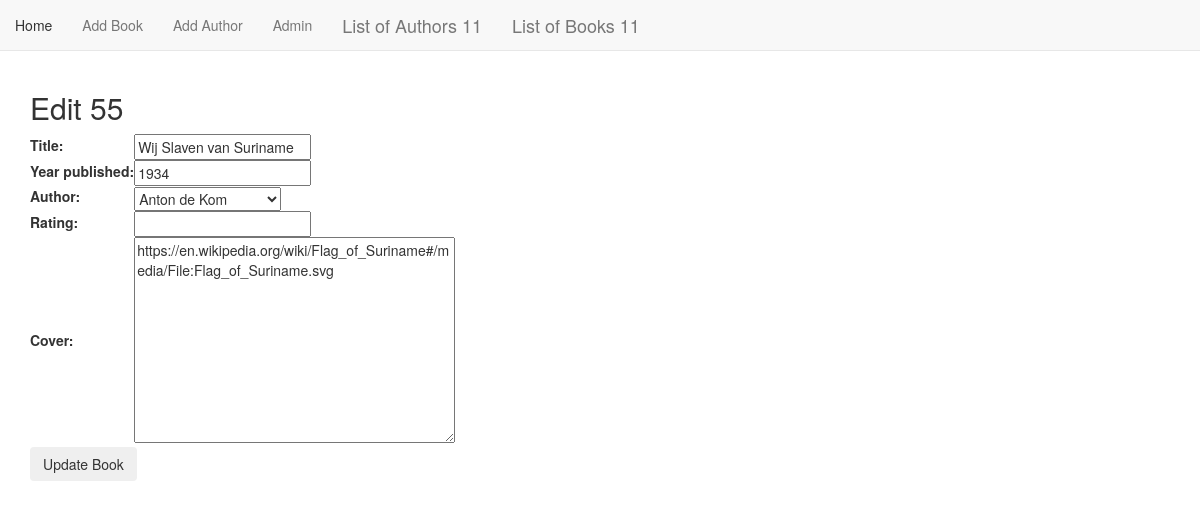
The page /books/update/55/ on the database as committed earlier.
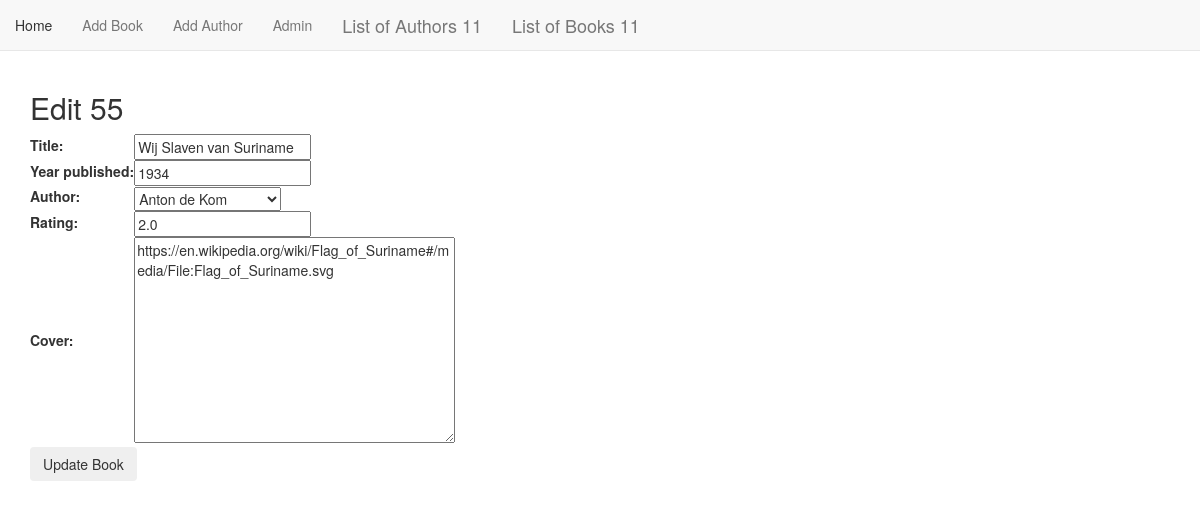
The same page on the database as committed later.
### book_app/models.py (models this page shows, shortened)
class Book(models.Model):
    title = models.CharField(max_length=255)
    year_published = models.IntegerField(null=True)
    author = models.ForeignKey(
        Author, related_name='book', on_delete=models.CASCADE)
    rating = models.FloatField(null=True)
    cover = models.TextField(blank=True)

### book_app/views.py (the view, shortened to what this page needs)
# urls.py: path('books/update/<str:pk>/', views.BookUpdate.as_view(), name='book_update'),
class BookUpdate(UpdateView):
    model = models.Book
    fields = '__all__'
    template_name = 'book_app/book_form.html'
    success_url = reverse_lazy('book_app:book_list')

### book_app/models.py (called while the page is built)
    def __str__(self):
        return self.name

### book_app/templates/book_app/book_form.html (shortened to what this page needs)
{% extends "book_app/book_app_base.html" %}
{% block body_block %}
{% if object %}
<h2>Edit
    <span class="teal-text">{{object.id}}</span></h2>
    {% else %}
    <h2>Add Book</h2>
    {% endif %}
    <form action="" method="POST">
        <table>
            {{form.as_table}}
        </table>
        <input type="submit" value="{% if object %}Update{% else %}Create{% endif %} Book" class="btn">
    </form>
{% endblock %}

Rows that differ between the two databases and show on the page:
changed Book "Wij Slaven van Suriname": rating (not shown) → "2.0"
